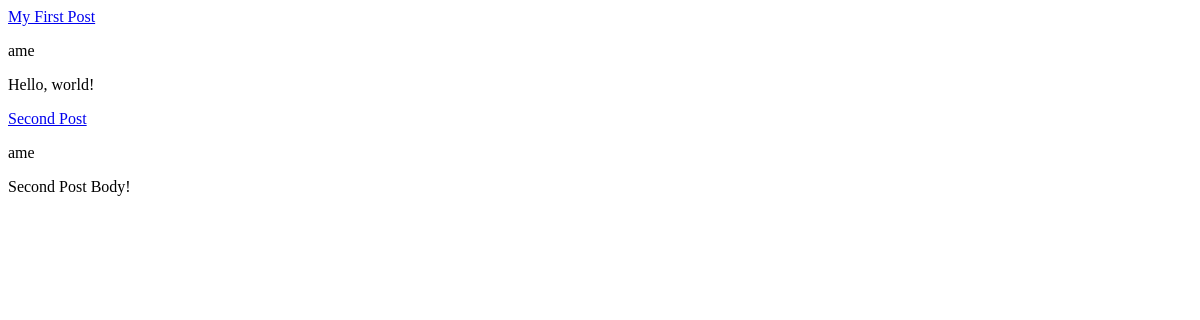
/socialapp/posts, run on an earlier commit of the app's database.
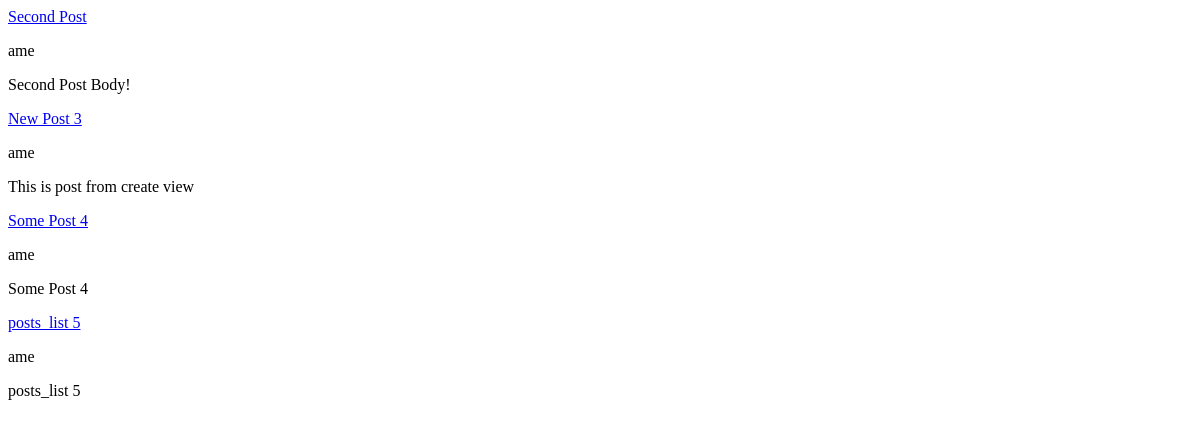
And on a later commit of the database.
### socialapp/models.py (models this page shows, shortened)
class Post(models.Model):
    title = models.CharField(null=False, blank=False, max_length=50)
    author = models.ForeignKey(User, on_delete=models.CASCADE)
    body = models.TextField(null=False, blank=False)
    created_at = models.DateTimeField(auto_now=True, null=False, blank=False)

### socialapp/views.py (the view)
# urls.py: path('posts', PostListView.as_view(), name='posts_list'),
class PostListView(ListView):
    model = Post  # Берет данные из таблицы Post
    template_name = 'post_page.html'  # На какой template выгрежает данные
    context_object_name = 'Posts'  # По умолчанию, имя object

### templates/post_page.html (shortened to what this page needs)
<!DOCTYPE html>
<html lang="en">
<head>
</head>
<body>
    {% for post in Posts %}
        <a href="{% url 'post_detail' post.pk %}">{{ post.title }}</a>
        <p id="{{ post.author.pk }}">{{ post.author.username }}</p>
        <p>{{ post.body }}</p>
    {% endfor %}
</body>
</html>

What changed in the data, as far as the page shows it:
removed Post: title "My First Post", author.username "ame", body "Hello, world!"
added Post: title "New Post 3", author.username "ame", body "This is post from create view"
added Post: title "Some Post 4", author.username "ame", body "Some Post 4"
added Post: title "posts_list 5", author.username "ame", body "posts_list 5"
